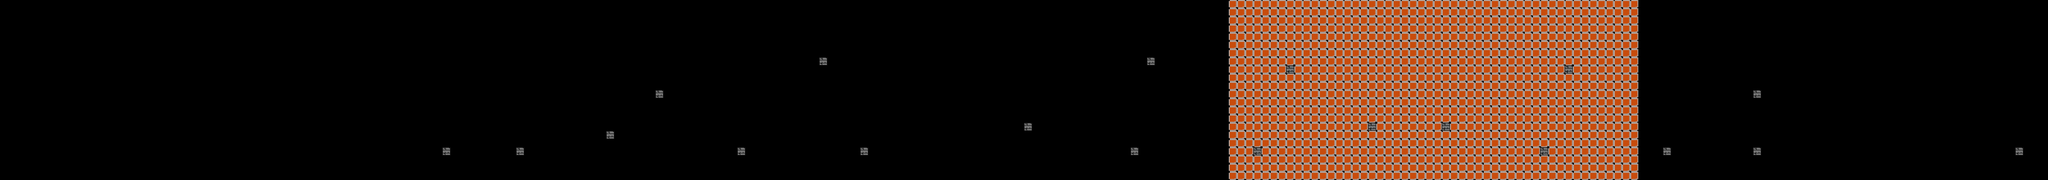

This is a level from a 2D game, rendered from its Tiled map with the project's own tilesets. A one-line summary and the map file follow, with tile-layer data summarised:
An orthogonal 250x22 tile map with 32x32 px tiles, 3 tile layers (Background, Collision, Breakable).

<map version="1.5" tiledversion="1.7.1" orientation="orthogonal" renderorder="left-down" width="250" height="22" tilewidth="32" tileheight="32" infinite="0" nextlayerid="10" nextobjectid="1">
 <tileset firstgid="1" name="tiles" tilewidth="64" tileheight="64" tilecount="10" columns="0">
  <grid orientation="orthogonal" width="1" height="1" />
  <tile id="11">
   <image width="32" height="32" source="tiles/bricks.png" />
  </tile>
  <tile id="12">
   <image width="64" height="64" source="tiles/candle.png" />
  </tile>
  <tile id="13">
   <image width="32" height="32" source="tiles/dark-bricks.png" />
  </tile>
  <tile id="14">
   <image width="32" height="32" source="tiles/default-ground.png" />
  </tile>
  <tile id="15">
   <image width="32" height="32" source="tiles/default-wall.png" />
  </tile>
  <tile id="16">
   <image width="32" height="32" source="tiles/little-bricks.png" />
  </tile>
  <tile id="17">
   <image width="32" height="32" source="tiles/sky.png" />
  </tile>
  <tile id="18">
   <image width="32" height="32" source="tiles/stairs.png" />
  </tile>
  <tile id="19">
   <image width="32" height="32" source="tiles/void.png" />
  </tile>
  <tile id="20">
   <image width="32" height="32" source="tiles/window.png" />
  </tile>
 </tileset>
 <layer id="11" name="Background" width="250" height="22">
  <data>[5500 cells, 1100 non-empty, 1 distinct tile ids]</data>
 </layer>
 <layer id="8" name="Collision" width="250" height="22">
  <data>[5500 cells, 0 non-empty, 0 distinct tile ids]</data>
 </layer>
 <layer id="9" name="Breakable" width="250" height="22">
  <data>[5500 cells, 20 non-empty, 1 distinct tile ids]</data>
 </layer>
</map>
